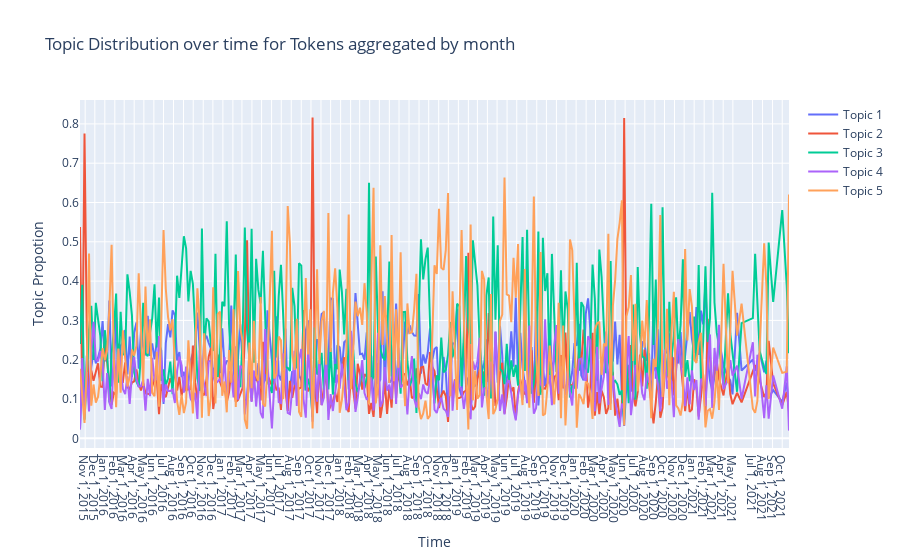

The notebook cell this image was saved under:
### Code cell
fig = go.Figure()
for i in range(1,6):
    fig.add_trace(go.Scatter(x=df_by_issue['date'], y=df_by_issue[str(i)],
                             mode='lines',
                             name='Topic ' + str(i)))
fig.update_layout(title='Topic Distribution over time for Tokens aggregated by month',
                  xaxis = dict(title='Time',
                            tick0 = df_by_month['date'].iloc[0],
                            tickvals = df_by_month['date'],
                            dtick = 1
                            #ticktext = df_by_month['date']
                            ),
                  yaxis_title='Topic Proportion')
fig.write_html("plotly_topic_distr_issuewise.html")
fig.show()

### Figure 1 — Plotly figure (JSON) as saved in the notebook; plotly's stock layout.template omitted (floating-point values rounded to 4 significant figures; data arrays with more than 128 entries replaced by an {"elided": "..."} marker saying what was removed)
{"data": [{"mode": "lines", "name": "Topic 1", "type": "scatter", "x": {"elided": "300 str values"}, "y": {"elided": "300 float values"}}, {"mode": "lines", "name": "Topic 2", "type": "scatter", "x": {"elided": "300 str values"}, "y": {"elided": "300 float values"}}, {"mode": "lines", "name": "Topic 3", "type": "scatter", "x": {"elided": "300 str values"}, "y": {"elided": "300 float values"}}, {"mode": "lines", "name": "Topic 4", "type": "scatter", "x": {"elided": "300 str values"}, "y": {"elided": "300 float values"}}, {"mode": "lines", "name": "Topic 5", "type": "scatter", "x": {"elided": "300 str values"}, "y": {"elided": "300 float values"}}], "layout": {"title": {"text": "Topic Distribution over time for Tokens aggregated by month"}, "xaxis": {"dtick": 1, "tick0": "2015-10-01T00:00:00", "tickvals": ["2015-10-01T00:00:00", "2015-11-01T00:00:00", "2015-12-01T00:00:00", "2016-01-01T00:00:00", "2016-02-01T00:00:00", "2016-03-01T00:00:00", "2016-04-01T00:00:00", "2016-05-01T00:00:00", "2016-06-01T00:00:00", "2016-07-01T00:00:00", "2016-08-01T00:00:00", "2016-09-01T00:00:00", "2016-10-01T00:00:00", "2016-11-01T00:00:00", "2016-12-01T00:00:00", "2017-01-01T00:00:00", "2017-02-01T00:00:00", "2017-03-01T00:00:00", "2017-04-01T00:00:00", "2017-05-01T00:00:00", "2017-06-01T00:00:00", "2017-07-01T00:00:00", "2017-08-01T00:00:00", "2017-09-01T00:00:00", "2017-10-01T00:00:00", "2017-11-01T00:00:00", "2017-12-01T00:00:00", "2018-01-01T00:00:00", "2018-02-01T00:00:00", "2018-03-01T00:00:00", "2018-04-01T00:00:00", "2018-05-01T00:00:00", "2018-06-01T00:00:00", "2018-07-01T00:00:00", "2018-08-01T00:00:00", "2018-09-01T00:00:00", "2018-10-01T00:00:00", "2018-11-01T00:00:00", "2018-12-01T00:00:00", "2019-01-01T00:00:00", "2019-02-01T00:00:00", "2019-03-01T00:00:00", "2019-04-01T00:00:00", "2019-05-01T00:00:00", "2019-06-01T00:00:00", "2019-07-01T00:00:00", "2019-08-01T00:00:00", "2019-09-01T00:00:00", "2019-10-01T00:00:00", "2019-11-01T00:00:00", "2019-12-01T00:00:00", "2020-01-01T00:00:00", "2020-02-01T00:00:00", "2020-03-01T00:00:00", "2020-04-01T00:00:00", "2020-05-01T00:00:00", "2020-06-01T00:00:00", "2020-07-01T00:00:00", "2020-08-01T00:00:00", "2020-09-01T00:00:00", "2020-10-01T00:00:00", "2020-11-01T00:00:00", "2020-12-01T00:00:00", "2021-01-01T00:00:00", "2021-02-01T00:00:00", "2021-03-01T00:00:00", "2021-04-01T00:00:00", "2021-05-01T00:00:00", "2021-07-01T00:00:00", "2021-08-01T00:00:00", "2021-09-01T00:00:00", "2021-10-01T00:00:00"], "title": {"text": "Time"}}, "yaxis": {"title": {"text": "Topic Propotion"}}}}
